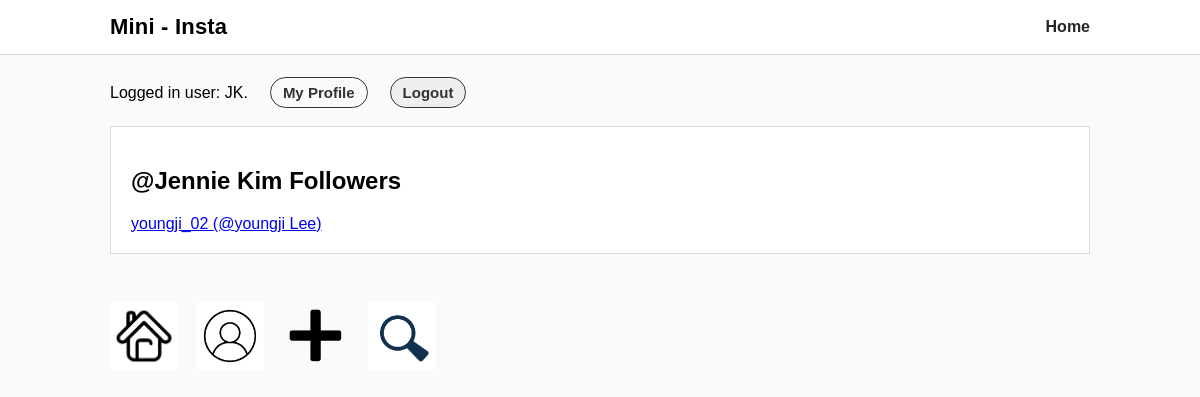
The page /mini_insta/profile/8/followers (signed in) on the database its author committed.
### mini_insta/models.py (models this page shows, shortened)
class Profile(models.Model):
    username = models.TextField(blank=False)
    display_name = models.TextField(blank=False)
    profile_image_url = models.URLField(blank=True)
    bio_text = models.TextField(blank=True)
    join_date = models.DateTimeField(auto_now=True)
    user = models.ForeignKey(User, on_delete=models.CASCADE)  # NEW
    def get_followers(self):
        followers = []
        f_r = Follow.objects.filter(profile=self)
        for f in f_r:
            followers.append(f.follower_profile)
        return followers

### mini_insta/views.py (the view)
# urls.py: path('profile/<int:pk>/followers', ShowFollowersDetailView.as_view(), name='show_followers'),
class ShowFollowersDetailView(DetailView):
    model = Profile
    template_name = "mini_insta/show_followers.html"
    context_object_name = "profile"

### mini_insta/templates/mini_insta/show_followers.html
{% extends "mini_insta/base.html" %}
{% block content %}
<div class="card">
  <h2>@{{ profile.username }} Followers</h2>
  {% for p in profile.get_followers %}
    <div>
      <a href="{% url 'show_profile' p.pk %}">
        {{ p.display_name }} (@{{ p.username }})
      </a>
    </div>
  {% empty %}
    <div>No followers yet.</div>
  {% endfor %}
</div>
{% endblock %}

### mini_insta/templates/mini_insta/base.html (shortened to what this page needs)
{% load static %}
<html>
  <head>
    <link rel="stylesheet" href="{% static 'mini_insta_styles.css' %}">
  </head>
  <body>
    <header class="site-header">
      <div class="header-inner">
        <div class="logo">Mini - Insta</div>
        {% if request.user.is_authenticated %}
          <a class="nav-link" href="{% url 'show_all_profiles' %}">Home</a>
        {% endif %}
      </div>
    </header>
    <main class="page">
    <div class="auth-status">
      {% if request.user.is_authenticated %}
        Logged in user: {{ request.user }}.
        <a class="nav-link profile-link" href="{% url 'profile' %}">My Profile</a>
        <form method="post" action="{% url 'logout' %}" class="logout-form">
          <button type="submit" class="nav-link profile-link">Logout</button>
        </form>
      {% else %}
        Not logged in.
        <a class="nav-link profile-link" href="{% url 'login' %}">Login</a>
      {% endif %}
    </div>
    {% block content %}
    {% endblock %}
    </main>
    <footer class="site-footer">
      {% if request.user.is_authenticated and profile and request.user == profile.user %}
        <a class="footer-link" href="{% url 'show_feed'%}">
          <img class="nav-icon" src="{% static 'home.png' %}" alt="Home">
        </a>
        <a class="footer-link" href="{% url 'profile' %}">
          <img class="nav-icon" src="{% static 'R.png' %}" alt="Profile">
        </a>
        <a class="nav-icon-link create-link" href="{% url 'create_post'%}">
          <img class="nav-icon create-icon" src="{% static 'plus.png' %}" alt="Create">
        </a>
         <a class="footer-link" href="{% url 'search'%}">
          <img class="nav-icon" src="{% static 'search.png' %}" alt="Search">
        </a>
      {% endif %}
    </footer>
  </body>
</html>

### static/mini_insta_styles.css (style rules this page uses)
body { font-family: Arial, sans-serif; margin: 0; background: #fafafa; }
.site-header { position: sticky; top: 0; background: white; border-bottom: 1px solid #dbdbdb; }
.header-inner { max-width: 980px; margin: 0 auto; padding: 14px 18px; display: flex; align-items: center; justify-content: space-between; }
.logo { font-size: 22px; font-weight: 700; letter-spacing: 0.2px; }
.nav-link { text-decoration: none; color: #262626; font-weight: 600; }
.page { max-width: 980px; margin: 0 auto; padding: 22px 18px 36px 18px; }
.site-footer { max-width: 980px; margin: 0 auto; padding: 14px 18px 24px 18px; color: #8e8e8e; }
.footer-link { color: #8e8e8e; text-decoration: none; }
.card { background: white; border: 1px solid #dbdbdb; padding: 20px; }
.site-footer { display: flex; justify-content: flex-start; align-items: center; gap: 18px; padding: 12px 16px; }
.nav-icon { width: 68px; height: 68px; object-fit: contain; display: block; }
.logout-form { display: inline; margin:0; }
.profile-link { font-weight: 600; font-size: 15px; margin-left: 10px; padding: 6px 12px; border-radius: 20px; text-decoration: none; font-weight: 600; color: #333; align-items: center; border: 1.5px solid #333; }
.auth-status { display: flex; align-items: center; gap: 12px; margin-bottom: 18px; }

### rows shown on the page
Profile: username "Jennie Kim"
Profile: display_name "youngji_02", username "youngji Lee"

### other values the page prints
{{ request.user }} "JK"
